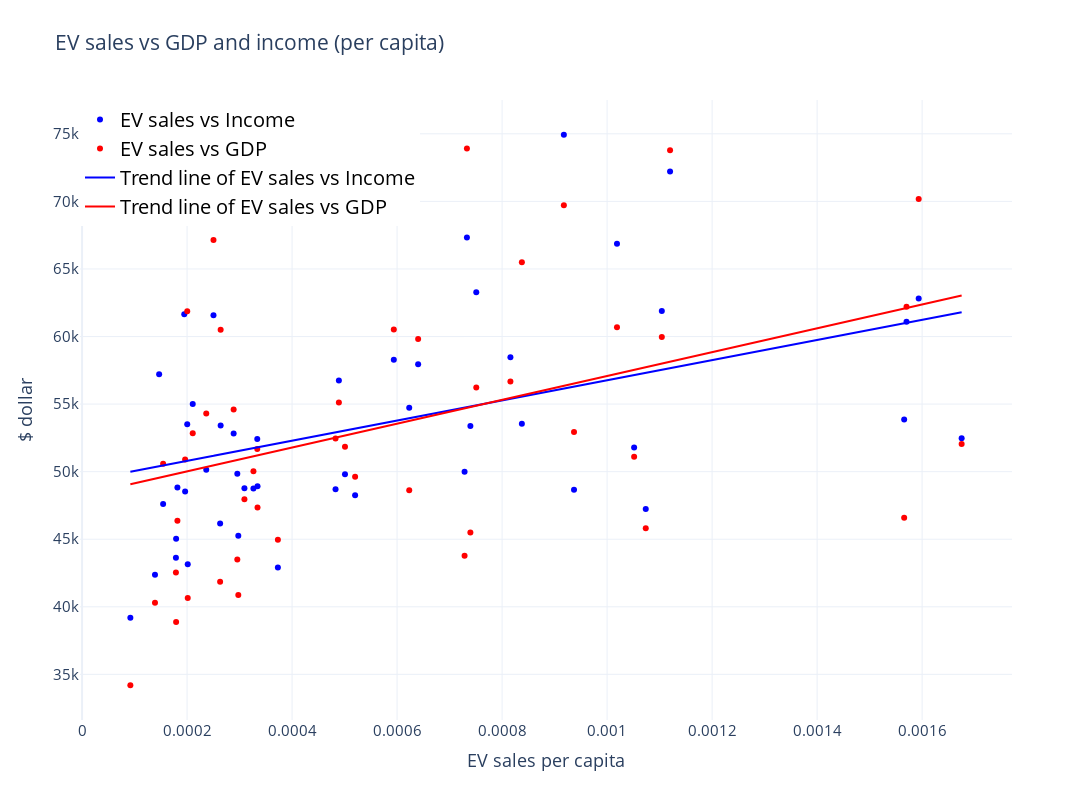

The notebook cell saved with this chart:
### Code cell
trace0 = go.Scatter(x=new1['EV_sale'], 
                y=new1['income'], 
                mode='markers',
                    name= 'EV sales vs Income',
                marker_color='blue')
trace1 = go.Scatter(x=new1['EV_sale'], 
                y=new1['GDP'], 
                mode='markers',
                    name= 'EV sales vs GDP',
                marker_color='red',
                    
                   )
trace2 = go.Scatter(x=new1['EV_sale'], 
                    y= 7.44877e+06 *new1['EV_sale']+ 49311.5, 
                    mode = "lines",name="Trend line of EV sales vs Income", 
                    marker_color = "blue"
                    )
trace3 = go.Scatter(x=new1['EV_sale'], 
                    y= 8.82381e+06 *new1['EV_sale']+ 48255.5, 
                    mode = "lines",
                    name="Trend line of EV sales vs GDP", 
                    marker_color = "red")
data1 = [trace0, trace1, trace2, trace3]
layout = go.Layout(title="EV sales vs GDP and income (per capita)",
                   font_size=15,
                   xaxis=dict(title= "EV sales per capita"),
                   yaxis=dict(title="$ dollar"),
                   legend=dict(x=0, y=1, font=dict(size=20, color="black")))
fig = go.Figure(data=data1, layout=layout)
fig.update_layout(
    width=1600,
    height=800,
    template='plotly_white'
)
fig.show()
